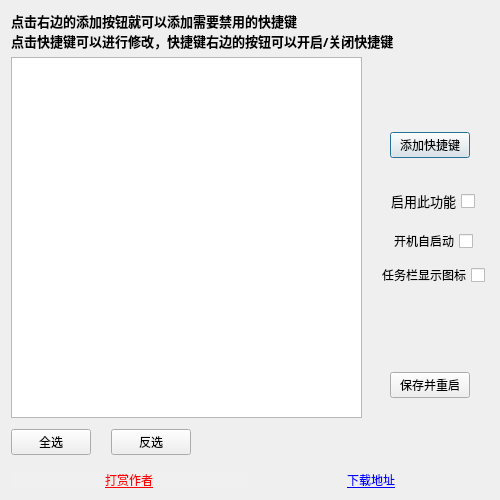
<?xml version="1.0" encoding="UTF-8"?>
<ui version="4.0">
 <class>main</class>
 <widget class="QDialog" name="main">
  <property name="enabled">
   <bool>true</bool>
  </property>
  <property name="geometry">
   <rect>
    <x>0</x>
    <y>0</y>
    <width>500</width>
    <height>500</height>
   </rect>
  </property>
  <property name="sizePolicy">
   <sizepolicy hsizetype="Preferred" vsizetype="Preferred">
    <horstretch>0</horstretch>
    <verstretch>0</verstretch>
   </sizepolicy>
  </property>
  <property name="font">
   <font>
    <family>微软雅黑</family>
   </font>
  </property>
  <property name="windowTitle">
   <string>markdown工具箱</string>
  </property>
  <property name="styleSheet">
   <string notr="true">back</string>
  </property>
  <property name="sizeGripEnabled">
   <bool>false</bool>
  </property>
  <property name="modal">
   <bool>false</bool>
  </property>
  <layout class="QVBoxLayout" name="verticalLayout_3" stretch="0,0,0,0">
   <item>
    <widget class="QLabel" name="label">
     <property name="font">
      <font>
       <pointsize>10</pointsize>
       <bold>true</bold>
      </font>
     </property>
     <property name="text">
      <string>点击右边的添加按钮就可以添加需要禁用的快捷键
点击快捷键可以进行修改，快捷键右边的按钮可以开启/关闭快捷键</string>
     </property>
     <property name="margin">
      <number>10</number>
     </property>
    </widget>
   </item>
   <item>
    <layout class="QHBoxLayout" name="horizontalLayout_2" stretch="3,1">
     <property name="spacing">
      <number>10</number>
     </property>
     <item>
      <widget class="QScrollArea" name="scrollArea">
       <property name="styleSheet">
        <string notr="true"/>
       </property>
       <property name="widgetResizable">
        <bool>true</bool>
       </property>
       <widget class="QWidget" name="scrollAreaWidgetContents">
        <property name="geometry">
         <rect>
          <x>0</x>
          <y>0</y>
          <width>332</width>
          <height>347</height>
         </rect>
        </property>
        <property name="styleSheet">
         <string notr="true">background-color: white;</string>
        </property>
        <layout class="QVBoxLayout" name="verticalLayout_4">
         <property name="spacing">
          <number>0</number>
         </property>
         <property name="leftMargin">
          <number>0</number>
         </property>
         <property name="topMargin">
          <number>0</number>
         </property>
         <property name="rightMargin">
          <number>0</number>
         </property>
         <property name="bottomMargin">
          <number>0</number>
         </property>
         <item>
          <layout class="QVBoxLayout" name="HotkeyLayout">
           <property name="spacing">
            <number>10</number>
           </property>
           <property name="leftMargin">
            <number>10</number>
           </property>
           <property name="topMargin">
            <number>10</number>
           </property>
           <property name="rightMargin">
            <number>10</number>
           </property>
           <property name="bottomMargin">
            <number>10</number>
           </property>
          </layout>
         </item>
         <item>
          <spacer name="verticalSpacer_3">
           <property name="orientation">
            <enum>Qt::Orientation::Vertical</enum>
           </property>
           <property name="sizeHint" stdset="0">
            <size>
             <width>20</width>
             <height>0</height>
            </size>
           </property>
          </spacer>
         </item>
        </layout>
       </widget>
      </widget>
     </item>
     <item>
      <layout class="QHBoxLayout" name="horizontalLayout_4">
       <item>
        <spacer name="horizontalSpacer_2">
         <property name="orientation">
          <enum>Qt::Orientation::Horizontal</enum>
         </property>
         <property name="sizeHint" stdset="0">
          <size>
           <width>40</width>
           <height>20</height>
          </size>
         </property>
        </spacer>
       </item>
       <item>
        <layout class="QVBoxLayout" name="verticalLayout_2">
         <item>
          <spacer name="verticalSpacer_2">
           <property name="orientation">
            <enum>Qt::Orientation::Vertical</enum>
           </property>
           <property name="sizeType">
            <enum>QSizePolicy::Policy::MinimumExpanding</enum>
           </property>
           <property name="sizeHint" stdset="0">
            <size>
             <width>20</width>
             <height>40</height>
            </size>
           </property>
          </spacer>
         </item>
         <item>
          <layout class="QHBoxLayout" name="horizontalLayout_3">
           <item>
            <widget class="QPushButton" name="AddHotkeyButton">
             <property name="sizePolicy">
              <sizepolicy hsizetype="Preferred" vsizetype="Fixed">
               <horstretch>0</horstretch>
               <verstretch>0</verstretch>
              </sizepolicy>
             </property>
             <property name="minimumSize">
              <size>
               <width>80</width>
               <height>0</height>
              </size>
             </property>
             <property name="maximumSize">
              <size>
               <width>80</width>
               <height>16777215</height>
              </size>
             </property>
             <property name="layoutDirection">
              <enum>Qt::LayoutDirection::LeftToRight</enum>
             </property>
             <property name="text">
              <string>添加快捷键</string>
             </property>
            </widget>
           </item>
          </layout>
         </item>
         <item>
          <spacer name="verticalSpacer_4">
           <property name="orientation">
            <enum>Qt::Orientation::Vertical</enum>
           </property>
           <property name="sizeType">
            <enum>QSizePolicy::Policy::Fixed</enum>
           </property>
           <property name="sizeHint" stdset="0">
            <size>
             <width>20</width>
             <height>20</height>
            </size>
           </property>
          </spacer>
         </item>
         <item>
          <layout class="QHBoxLayout" name="horizontalLayout">
           <item>
            <spacer name="horizontalSpacer_3">
             <property name="orientation">
              <enum>Qt::Orientation::Horizontal</enum>
             </property>
             <property name="sizeHint" stdset="0">
              <size>
               <width>40</width>
               <height>20</height>
              </size>
             </property>
            </spacer>
           </item>
           <item>
            <widget class="QCheckBox" name="IsDisableHotkey">
             <property name="maximumSize">
              <size>
               <width>16777215</width>
               <height>16777215</height>
              </size>
             </property>
             <property name="font">
              <font>
               <pointsize>10</pointsize>
               <stylestrategy>PreferDefault</stylestrategy>
              </font>
             </property>
             <property name="layoutDirection">
              <enum>Qt::LayoutDirection::RightToLeft</enum>
             </property>
             <property name="styleSheet">
              <string notr="true"/>
             </property>
             <property name="text">
              <string>启用此功能</string>
             </property>
             <property name="tristate">
              <bool>false</bool>
             </property>
            </widget>
           </item>
           <item>
            <spacer name="horizontalSpacer_4">
             <property name="orientation">
              <enum>Qt::Orientation::Horizontal</enum>
             </property>
             <property name="sizeHint" stdset="0">
              <size>
               <width>40</width>
               <height>20</height>
              </size>
             </property>
            </spacer>
           </item>
          </layout>
         </item>
         <item>
          <spacer name="verticalSpacer_5">
           <property name="orientation">
            <enum>Qt::Orientation::Vertical</enum>
           </property>
           <property name="sizeType">
            <enum>QSizePolicy::Policy::Fixed</enum>
           </property>
           <property name="sizeHint" stdset="0">
            <size>
             <width>20</width>
             <height>5</height>
            </size>
           </property>
          </spacer>
         </item>
         <item>
          <layout class="QHBoxLayout" name="horizontalLayout_8">
           <item>
            <spacer name="horizontalSpacer_8">
             <property name="orientation">
              <enum>Qt::Orientation::Horizontal</enum>
             </property>
             <property name="sizeHint" stdset="0">
              <size>
               <width>40</width>
               <height>20</height>
              </size>
             </property>
            </spacer>
           </item>
           <item>
            <widget class="QCheckBox" name="IsSelfStarting">
             <property name="layoutDirection">
              <enum>Qt::LayoutDirection::RightToLeft</enum>
             </property>
             <property name="text">
              <string>开机自启动</string>
             </property>
            </widget>
           </item>
           <item>
            <spacer name="horizontalSpacer_9">
             <property name="orientation">
              <enum>Qt::Orientation::Horizontal</enum>
             </property>
             <property name="sizeHint" stdset="0">
              <size>
               <width>40</width>
               <height>20</height>
              </size>
             </property>
            </spacer>
           </item>
          </layout>
         </item>
         <item>
          <layout class="QHBoxLayout" name="horizontalLayout_6">
           <item>
            <spacer name="horizontalSpacer_6">
             <property name="orientation">
              <enum>Qt::Orientation::Horizontal</enum>
             </property>
             <property name="sizeHint" stdset="0">
              <size>
               <width>40</width>
               <height>20</height>
              </size>
             </property>
            </spacer>
           </item>
           <item>
            <widget class="QCheckBox" name="IsDisplayIcon">
             <property name="layoutDirection">
              <enum>Qt::LayoutDirection::RightToLeft</enum>
             </property>
             <property name="text">
              <string>任务栏显示图标</string>
             </property>
            </widget>
           </item>
           <item>
            <spacer name="horizontalSpacer_7">
             <property name="orientation">
              <enum>Qt::Orientation::Horizontal</enum>
             </property>
             <property name="sizeHint" stdset="0">
              <size>
               <width>40</width>
               <height>20</height>
              </size>
             </property>
            </spacer>
           </item>
          </layout>
         </item>
         <item>
          <spacer name="verticalSpacer">
           <property name="orientation">
            <enum>Qt::Orientation::Vertical</enum>
           </property>
           <property name="sizeType">
            <enum>QSizePolicy::Policy::MinimumExpanding</enum>
           </property>
           <property name="sizeHint" stdset="0">
            <size>
             <width>20</width>
             <height>40</height>
            </size>
           </property>
          </spacer>
         </item>
         <item>
          <layout class="QHBoxLayout" name="horizontalLayout_7">
           <item>
            <widget class="QPushButton" name="SaveAndRebootButton">
             <property name="minimumSize">
              <size>
               <width>80</width>
               <height>0</height>
              </size>
             </property>
             <property name="maximumSize">
              <size>
               <width>80</width>
               <height>16777215</height>
              </size>
             </property>
             <property name="text">
              <string>保存并重启</string>
             </property>
            </widget>
           </item>
          </layout>
         </item>
         <item>
          <spacer name="verticalSpacer_6">
           <property name="orientation">
            <enum>Qt::Orientation::Vertical</enum>
           </property>
           <property name="sizeType">
            <enum>QSizePolicy::Policy::Fixed</enum>
           </property>
           <property name="sizeHint" stdset="0">
            <size>
             <width>20</width>
             <height>20</height>
            </size>
           </property>
          </spacer>
         </item>
        </layout>
       </item>
       <item>
        <spacer name="horizontalSpacer">
         <property name="orientation">
          <enum>Qt::Orientation::Horizontal</enum>
         </property>
         <property name="sizeHint" stdset="0">
          <size>
           <width>40</width>
           <height>20</height>
          </size>
         </property>
        </spacer>
       </item>
      </layout>
     </item>
    </layout>
   </item>
   <item>
    <layout class="QVBoxLayout" name="verticalLayout_1">
     <property name="spacing">
      <number>10</number>
     </property>
     <property name="leftMargin">
      <number>0</number>
     </property>
     <property name="topMargin">
      <number>5</number>
     </property>
     <property name="rightMargin">
      <number>10</number>
     </property>
     <property name="bottomMargin">
      <number>10</number>
     </property>
     <item>
      <layout class="QHBoxLayout" name="horizontalLayout_5">
       <property name="spacing">
        <number>20</number>
       </property>
       <property name="leftMargin">
        <number>0</number>
       </property>
       <property name="rightMargin">
        <number>0</number>
       </property>
       <item>
        <widget class="QPushButton" name="SelectAllButton">
         <property name="maximumSize">
          <size>
           <width>90</width>
           <height>16777215</height>
          </size>
         </property>
         <property name="text">
          <string>全选</string>
         </property>
        </widget>
       </item>
       <item>
        <widget class="QPushButton" name="InvertButton">
         <property name="maximumSize">
          <size>
           <width>90</width>
           <height>16777215</height>
          </size>
         </property>
         <property name="text">
          <string>反选</string>
         </property>
        </widget>
       </item>
       <item>
        <spacer name="horizontalSpacer_5">
         <property name="orientation">
          <enum>Qt::Orientation::Horizontal</enum>
         </property>
         <property name="sizeHint" stdset="0">
          <size>
           <width>40</width>
           <height>20</height>
          </size>
         </property>
        </spacer>
       </item>
      </layout>
     </item>
    </layout>
   </item>
   <item>
    <layout class="QHBoxLayout" name="horizontalLayout_17" stretch="1,1">
     <item>
      <widget class="QPushButton" name="Reward">
       <property name="sizePolicy">
        <sizepolicy hsizetype="Preferred" vsizetype="Preferred">
         <horstretch>0</horstretch>
         <verstretch>0</verstretch>
        </sizepolicy>
       </property>
       <property name="cursor">
        <cursorShape>PointingHandCursor</cursorShape>
       </property>
       <property name="styleSheet">
        <string notr="true">QPushButton{color:red;text-decoration: underline;background-color:#f0f0f0;
border:none;}</string>
       </property>
       <property name="text">
        <string>打赏作者</string>
       </property>
      </widget>
     </item>
     <item>
      <widget class="QLabel" name="label_13">
       <property name="text">
        <string>&lt;html&gt;&lt;head/&gt;&lt;body&gt;&lt;p&gt;&lt;a href=&quot;https://github.com/liopeng/ApeQuickKey&quot;&gt;&lt;span style=&quot; text-decoration: underline; color:#0000ff;&quot;&gt;下载地址&lt;/span&gt;&lt;/a&gt;&lt;/p&gt;&lt;/body&gt;&lt;/html&gt;</string>
       </property>
       <property name="alignment">
        <set>Qt::AlignmentFlag::AlignCenter</set>
       </property>
       <property name="openExternalLinks">
        <bool>true</bool>
       </property>
      </widget>
     </item>
    </layout>
   </item>
  </layout>
 </widget>
 <resources/>
 <connections/>
</ui>
